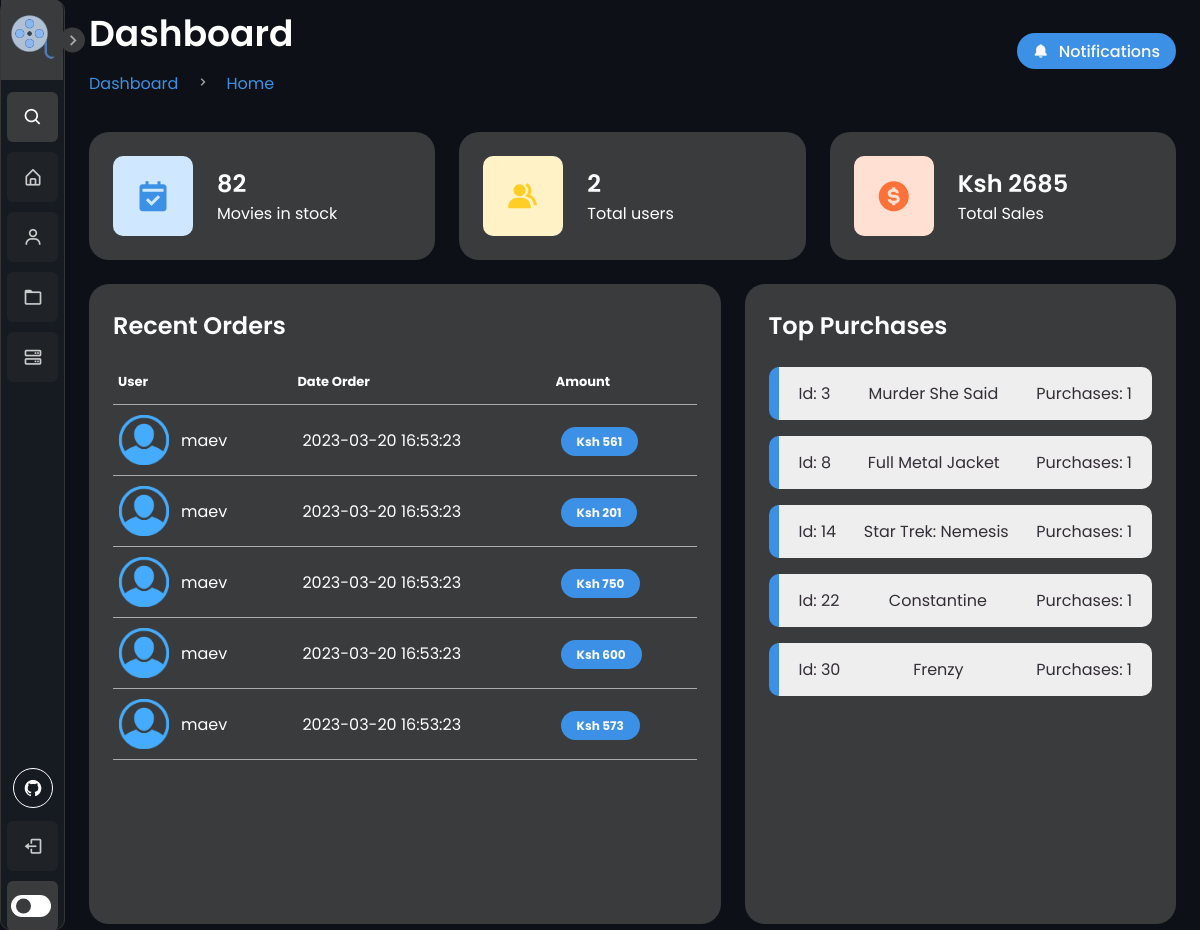
The page /admin/dashboard (signed in) on the database its author committed.
### tables this page shows
CREATE TABLE "history" (
	"user_id"	INTEGER,
	"item_id"	INTEGER,
	"quantity"	INTEGER,
	"price"	INTEGER,
	"total_price"	INTEGER,
	"date"	INTEGER
);

CREATE TABLE stock (item_id INTEGER PRIMARY KEY, moviename TEXT, description TEXT, poster TEXT, trailer_link TEXT, cast_names TEXT, price TEXT, tmdb data_type INT);

### main.py (the view)
@app.route('/admin/dashboard', methods=['GET', 'POST'])
def admin_dashboard():
    if 'username' in session and session['admin']:
        conn = get_db()
        cursor = conn.cursor()
        cursor.execute('SELECT * FROM history ORDER BY date DESC LIMIT 7')
        purchases = cursor.fetchall()
        cursor.execute(
            'SELECT history.item_id, stock.moviename, COUNT(*) AS count FROM history INNER JOIN stock ON history.item_id = stock.item_id GROUP BY history.item_id, stock.moviename ORDER BY count DESC LIMIT 8')
        most_purchased = cursor.fetchall()
        times_purchased = []
        movies_purchased = []
        for item in most_purchased:
            times_purchased.append(item[2])
            movies_purchased.append(item[1])
        cursor.execute('SELECT COUNT(*) FROM users')
        total_users = cursor.fetchone()
        user_count = total_users[0]
        cursor.execute('SELECT COUNT(*) FROM stock')
        total_items = cursor.fetchone()
        item_count = total_items[0]
        cursor.execute('SELECT SUM(price) FROM history')
        total_purchases = cursor.fetchone()
        purchase_count = total_purchases[0]
        cursor.execute('SELECT username, is_admin FROM users')
        users = cursor.fetchall()
        cursor.execute('SELECT * FROM stock')
        items = cursor.fetchall()
        conn.close()
        return render_template('admin_dashboard.html', users=users, items=items, purchases=purchases,
                               user_count=user_count, item_count=item_count, purchase_count=purchase_count,
                               most_purchased=most_purchased)
    else:
        return redirect(url_for('login'))

### main.py (called while the page is built)
def get_db():
    if 'db' not in g:
        g.db = sqlite3.connect('users.db')
        g.db.row_factory = sqlite3.Row
    return g.db

@app.context_processor
def cart_count():
    def get_cart_count():
        if 'username' in session:
            username = session['username']
            conn = sqlite3.connect('users.db')
            cursor = conn.cursor()
            cursor.execute('SELECT COUNT(*) FROM cart WHERE user_id=?', (username,))
            count = cursor.fetchone()[0]
            conn.close()
            return count
        else:
            return 0
    return dict(cart_count=get_cart_count)

### templates/admin_dashboard.html (shortened to what this page needs)
{% extends 'base.html' %}
{% block head %}
    <link rel="stylesheet" href="{{ url_for('static', filename='css/admin.css') }}">
{% endblock %}
{% block content %}
    <main>
        <div class="head-title">
            <div class="left">
                <h1>Dashboard</h1>
                <ul class="breadcrumb">
                    <li>
                        <a href="{{ url_for('admin_dashboard') }}">Dashboard</a>
                    </li>
                    <li><i class='bx bx-chevron-right'></i></li>
                    <li>
                        <a class="active" href="{{ url_for('admin_dashboard') }}">Home</a>
                    </li>
                </ul>
            </div>
            <a href="#" class="btn-download">
                <i class='bx bxs-bell'></i>
                <span class="text">Notifications</span>
            </a>
        </div>
        <ul class="box-info">
            <li>
                <i class='bx bxs-calendar-check'></i>
                <span class="text">
                <h3>{{ item_count }}</h3>
                <p>Movies in stock</p>
            </span>
            </li>
            <li>
                <i class='bx bxs-group'></i>
                <span class="text">
                <h3>{{ user_count }}</h3>
                <p>Total users</p>
            </span>
            </li>
            <li>
                <i class='bx bxs-dollar-circle'></i>
                <span class="text">
                <h3>Ksh {{ purchase_count }}</h3>
                <p>Total Sales</p>
            </span>
            </li>
        </ul>
        <div class="table-data">
            <div class="order">
                <div class="head">
                    <h3>Recent Orders</h3>
                </div>
                <table>
                    <thead>
                    <tr>
                        <th>User</th>
                        <th>Date Order</th>
                        <th>Amount</th>
                    </tr>
                    </thead>
                    <tbody>
                    {% for purchase in purchases %}
                        <tr>
                            <td>
                                <img src="{{ url_for('static', filename='images/profile.png') }}">
                                <p>{{ purchase.user_id }}</p>
                            </td>
                            <td>{{ purchase.date }}</td>
                            <td><span class="status completed">Ksh {{ purchase.total_price }}</span></td>
                        </tr>
                    {% endfor %}
                    </tbody>
                </table>
            </div>
            <div class="todo">
                <div class="head">
                    <h3>Top Purchases</h3>
                </div>
                <ul class="todo-list">
                    {% for purchase in most_purchased %}
                        <li class="completed">
                            <p>Id: {{ purchase[0] }}</p>
                            <p class="times">{{ purchase[1] }}</p>
                            <p class="moviename">Purchases: {{ purchase[2] }}</p>
                        </li>
                    {% endfor %}
                </ul>
            </div>
        </div>
    </main>
{% endblock %}

### templates/base.html (shortened to what this page needs)
<!DOCTYPE html>
<html lang="en">
  <head>
    <link rel="stylesheet" href="{{ url_for('static', filename='css/main.css') }}">
    <link
      href="https://unpkg.com/boxicons@2.1.1/css/boxicons.min.css"
      rel="stylesheet"
    />
      {% block head %}
      {% endblock %}
  </head>
  <body>
    <nav class="sidebar close">
      <header>
        <div class="image-text">
          <span class="image">
            <a href="{{ url_for('index') }}"><img src="{{ url_for('static', filename='images/logo.png') }}" alt="" /></a>
          </span>
        </div>
        <i class="bx bx-chevron-right toggle"></i>
      </header>
      <div class="menu-bar">
        <div class="menu">
            <li class="search-box">
              <i class="bx bx-search icon"></i>
            </li>
          <ul class="menu-links">
            <li class="nav-link">
              <a href="{{ url_for('index') }}">
                <i class="bx bx-home-alt icon"></i>
              </a>
            </li>
          {% if 'username' in session %}
              {% if session['admin'] %}
                  <li class="nav-link">
                      <a href="{{ url_for('admin_users') }}">
                        <i class="bx bx-user icon"></i>
                      </a>
                  </li>
                  <li class="nav-link">
                      <a href="{{ url_for('admin_stock') }}">
                        <i class="bx bx-folder icon"></i>
                      </a>
                  </li>
                  <li class="nav-link">
                      <a href="{{ url_for('new_item') }}">
                        <i class="bx bx-server icon"></i>
                      </a>
                  </li>
                  {% endif %}
            {% endif %}
          </ul>
        </div>
        <div class="bottom-content">
          <div class="socials">
            <a href="#"><i class="bx bxl-github icon-3d"></i></a>
          </div>
{% block account %}
    {% if 'username' in session %}
          <li class="">
          <a href="{{ url_for('logout') }}" onclick="event.preventDefault(); document.getElementById('logout-form').submit();">
            <i class="bx bx-log-out icon"></i>
          </a>
          </li>
    {% endif %}
{% endblock %}
          <li class="mode">
            <div class="toggle-switch">
              <span class="switch"></span>
            </div>
          </li>
        </div>
      </div>
    </nav>
    <section class="home">
    </section>
    <div class="alternate-body">
{% block content %}
{% endblock %}
    </div>
  </body>
</html>

### rows shown on the page
history: user_id "maev", date "2023-03-20 16:53:23", total_price "561"
history: user_id "maev", date "2023-03-20 16:53:23", total_price "201"
history: user_id "maev", date "2023-03-20 16:53:23", total_price "750"
history: user_id "maev", date "2023-03-20 16:53:23", total_price "600"
history: user_id "maev", date "2023-03-20 16:53:23", total_price "573"
stock: item_id "3", moviename "Murder She Said", purchase "1"
stock: item_id "8", moviename "Full Metal Jacket", purchase "1"
stock: item_id "14", moviename "Star Trek: Nemesis", purchase "1"
stock: item_id "22", moviename "Constantine", purchase "1"
stock: item_id "30", moviename "Frenzy", purchase "1"

### other values the page prints
{{ item_count }} "82"
{{ user_count }} "2"
{{ purchase_count }} "2685"
